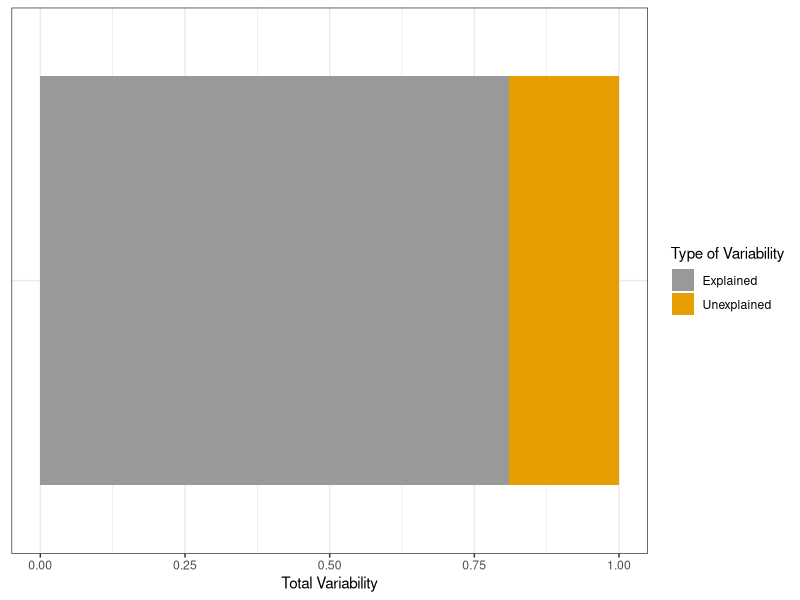

Reproduce this figure in R.
## ---- chunk 1
library(MASS)
suppressPackageStartupMessages(library(tidyverse))
## ---- chunk 2
sample_size_button = 100
correlation_button = 0.9
## 2) Generate Data
data = mvrnorm(n=sample_size_button, mu=c(0, 0), Sigma=matrix(c(1, 
                                                                correlation_button,
                                                                correlation_button,
                                                                1), 
                                                              nrow=2), 
               empirical=TRUE)

## 3) Turn Data into data frame
df = data.frame(X = data[, 1], Y = data[, 2] )

## 4) Plot Data

## 5) Run Model
slr_model = lm(Y ~ X, data = df)

summary(slr_model)


## ---- chunk 3
## 6) Define expected response variable values, observed response variables, sample mean of the response variable
y_hat = predict(slr_model)
y_obs = df$Y
y_mean = mean(y_obs)


## 7) Define Sums of Square: Total, Error, & Treatment
SS_Total = sum((y_obs - y_mean)^2)
SS_Error = sum((y_obs - y_hat)^2)
SS_Treatment = sum((y_hat - y_mean)^2)


## 8) Define metrics - R-Square, Standard Deviation of Residuals
r_squared = SS_Treatment / SS_Total
s_e = sqrt( SS_Error / (sample_size_button - 2))


c(SS_Error,SS_Treatment)

## ---- chunk 4
## 1) Create Data Frame for variability
total_var <- rep("Total Variability" , 2)  
condition <- c("Explained","Unexplained") 
value <- c(SS_Treatment,SS_Error)
var_df <- data.frame(total_var,condition,value)


## Create plot based on variability Explained
var_df %>% 
  ggplot( aes( x = total_var, y=value, fill=condition)) + 
  geom_bar( stat="identity",position = position_fill(reverse = TRUE)) +
  scale_fill_manual(values=c("#999999", "#E69F00")) +
  coord_flip() +
  # geom_vline(xintercept = SS_Treatment,type = 'dashed') +
  labs(y = 'Total Variability',fill = 'Type of Variability' ) +
  theme_bw() +
  theme(axis.title.y = element_blank(),
        axis.text.y = element_blank(),
        axis.ticks.y = element_blank())
